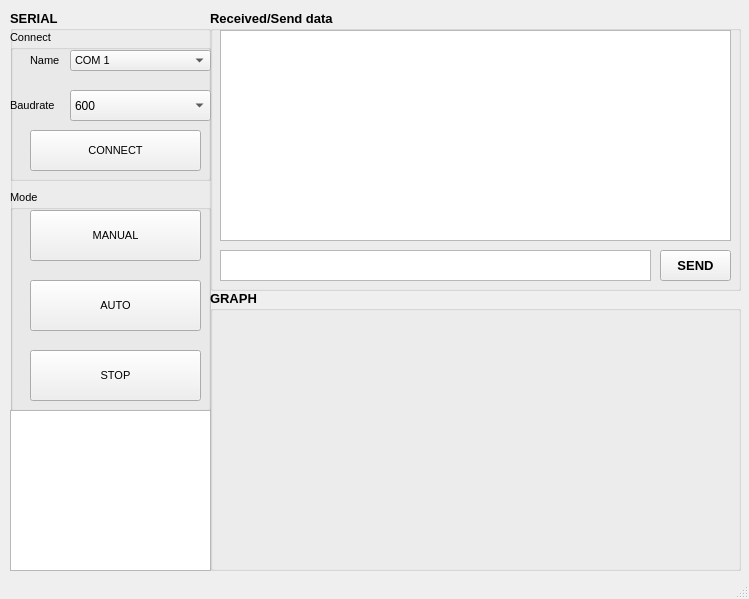
<?xml version="1.0" encoding="UTF-8"?>
<ui version="4.0">
 <class>MainWindow</class>
 <widget class="QMainWindow" name="MainWindow">
  <property name="geometry">
   <rect>
    <x>0</x>
    <y>0</y>
    <width>749</width>
    <height>599</height>
   </rect>
  </property>
  <property name="windowTitle">
   <string>MainWindow</string>
  </property>
  <widget class="QWidget" name="centralwidget">
   <widget class="QGroupBox" name="groupBox">
    <property name="geometry">
     <rect>
      <x>10</x>
      <y>10</y>
      <width>201</width>
      <height>561</height>
     </rect>
    </property>
    <property name="font">
     <font>
      <pointsize>10</pointsize>
      <weight>75</weight>
      <bold>true</bold>
     </font>
    </property>
    <property name="title">
     <string>SERIAL</string>
    </property>
    <property name="flat">
     <bool>false</bool>
    </property>
    <widget class="QGroupBox" name="groupBox_2">
     <property name="geometry">
      <rect>
       <x>0</x>
       <y>20</y>
       <width>201</width>
       <height>151</height>
      </rect>
     </property>
     <property name="font">
      <font>
       <pointsize>8</pointsize>
       <weight>50</weight>
       <bold>false</bold>
      </font>
     </property>
     <property name="title">
      <string>Connect</string>
     </property>
     <widget class="QLabel" name="label">
      <property name="geometry">
       <rect>
        <x>20</x>
        <y>20</y>
        <width>41</width>
        <height>21</height>
       </rect>
      </property>
      <property name="text">
       <string>Name</string>
      </property>
     </widget>
     <widget class="QComboBox" name="COM">
      <property name="geometry">
       <rect>
        <x>60</x>
        <y>20</y>
        <width>141</width>
        <height>21</height>
       </rect>
      </property>
      <item>
       <property name="text">
        <string>COM 1</string>
       </property>
      </item>
      <item>
       <property name="text">
        <string>COM 2</string>
       </property>
      </item>
      <item>
       <property name="text">
        <string>COM 3</string>
       </property>
      </item>
      <item>
       <property name="text">
        <string>COM 4</string>
       </property>
      </item>
      <item>
       <property name="text">
        <string>COM 5</string>
       </property>
      </item>
      <item>
       <property name="text">
        <string>COM 6</string>
       </property>
      </item>
     </widget>
     <widget class="QPushButton" name="pushButton">
      <property name="geometry">
       <rect>
        <x>20</x>
        <y>100</y>
        <width>171</width>
        <height>41</height>
       </rect>
      </property>
      <property name="text">
       <string>CONNECT</string>
      </property>
     </widget>
     <widget class="QLabel" name="label_2">
      <property name="geometry">
       <rect>
        <x>0</x>
        <y>60</y>
        <width>61</width>
        <height>31</height>
       </rect>
      </property>
      <property name="font">
       <font>
        <family>MS Shell Dlg 2</family>
        <pointsize>8</pointsize>
        <weight>50</weight>
        <bold>false</bold>
       </font>
      </property>
      <property name="text">
       <string>Baudrate</string>
      </property>
     </widget>
     <widget class="QComboBox" name="comboBox">
      <property name="geometry">
       <rect>
        <x>60</x>
        <y>60</y>
        <width>141</width>
        <height>31</height>
       </rect>
      </property>
      <property name="font">
       <font>
        <pointsize>9</pointsize>
       </font>
      </property>
      <item>
       <property name="text">
        <string>600</string>
       </property>
      </item>
      <item>
       <property name="text">
        <string>1200</string>
       </property>
      </item>
      <item>
       <property name="text">
        <string>2400</string>
       </property>
      </item>
      <item>
       <property name="text">
        <string>4800</string>
       </property>
      </item>
      <item>
       <property name="text">
        <string>9600</string>
       </property>
      </item>
      <item>
       <property name="text">
        <string>14400</string>
       </property>
      </item>
      <item>
       <property name="text">
        <string>19200</string>
       </property>
      </item>
      <item>
       <property name="text">
        <string>38400</string>
       </property>
      </item>
      <item>
       <property name="text">
        <string>56000</string>
       </property>
      </item>
      <item>
       <property name="text">
        <string>57600</string>
       </property>
      </item>
      <item>
       <property name="text">
        <string>115200</string>
       </property>
      </item>
     </widget>
    </widget>
    <widget class="QGroupBox" name="groupBox_3">
     <property name="geometry">
      <rect>
       <x>0</x>
       <y>180</y>
       <width>201</width>
       <height>221</height>
      </rect>
     </property>
     <property name="font">
      <font>
       <pointsize>8</pointsize>
       <weight>50</weight>
       <bold>false</bold>
      </font>
     </property>
     <property name="title">
      <string>Mode</string>
     </property>
     <widget class="QPushButton" name="Manual">
      <property name="geometry">
       <rect>
        <x>20</x>
        <y>20</y>
        <width>171</width>
        <height>51</height>
       </rect>
      </property>
      <property name="text">
       <string>MANUAL</string>
      </property>
     </widget>
     <widget class="QPushButton" name="Auto">
      <property name="geometry">
       <rect>
        <x>20</x>
        <y>90</y>
        <width>171</width>
        <height>51</height>
       </rect>
      </property>
      <property name="text">
       <string>AUTO</string>
      </property>
     </widget>
     <widget class="QPushButton" name="Stop">
      <property name="geometry">
       <rect>
        <x>20</x>
        <y>160</y>
        <width>171</width>
        <height>51</height>
       </rect>
      </property>
      <property name="text">
       <string>STOP</string>
      </property>
     </widget>
    </widget>
    <widget class="QGraphicsView" name="graphicsView">
     <property name="geometry">
      <rect>
       <x>0</x>
       <y>400</y>
       <width>201</width>
       <height>161</height>
      </rect>
     </property>
    </widget>
   </widget>
   <widget class="QGroupBox" name="groupBox_10">
    <property name="geometry">
     <rect>
      <x>210</x>
      <y>10</y>
      <width>531</width>
      <height>281</height>
     </rect>
    </property>
    <property name="font">
     <font>
      <family>MS Shell Dlg 2</family>
      <pointsize>10</pointsize>
      <weight>75</weight>
      <bold>true</bold>
     </font>
    </property>
    <property name="title">
     <string>Received/Send data</string>
    </property>
    <widget class="QTextBrowser" name="re_se_data">
     <property name="enabled">
      <bool>true</bool>
     </property>
     <property name="geometry">
      <rect>
       <x>10</x>
       <y>20</y>
       <width>511</width>
       <height>211</height>
      </rect>
     </property>
     <property name="sizePolicy">
      <sizepolicy hsizetype="Fixed" vsizetype="Fixed">
       <horstretch>0</horstretch>
       <verstretch>0</verstretch>
      </sizepolicy>
     </property>
     <property name="html">
      <string>&lt;!DOCTYPE HTML PUBLIC &quot;-//W3C//DTD HTML 4.0//EN&quot; &quot;http://www.w3.org/TR/REC-html40/strict.dtd&quot;&gt;
&lt;html&gt;&lt;head&gt;&lt;meta name=&quot;qrichtext&quot; content=&quot;1&quot; /&gt;&lt;style type=&quot;text/css&quot;&gt;
p, li { white-space: pre-wrap; }
&lt;/style&gt;&lt;/head&gt;&lt;body style=&quot; font-family:'MS Shell Dlg 2'; font-size:10pt; font-weight:600; font-style:normal;&quot;&gt;
&lt;p style=&quot;-qt-paragraph-type:empty; margin-top:0px; margin-bottom:0px; margin-left:0px; margin-right:0px; -qt-block-indent:0; text-indent:0px; font-size:8.25pt; font-weight:400;&quot;&gt;&lt;br /&gt;&lt;/p&gt;&lt;/body&gt;&lt;/html&gt;</string>
     </property>
    </widget>
    <widget class="QTextEdit" name="testsend">
     <property name="geometry">
      <rect>
       <x>10</x>
       <y>240</y>
       <width>431</width>
       <height>31</height>
      </rect>
     </property>
    </widget>
    <widget class="QPushButton" name="send">
     <property name="geometry">
      <rect>
       <x>450</x>
       <y>240</y>
       <width>71</width>
       <height>31</height>
      </rect>
     </property>
     <property name="text">
      <string>SEND</string>
     </property>
    </widget>
   </widget>
   <widget class="QGroupBox" name="groupBox_4">
    <property name="geometry">
     <rect>
      <x>210</x>
      <y>290</y>
      <width>531</width>
      <height>281</height>
     </rect>
    </property>
    <property name="font">
     <font>
      <pointsize>10</pointsize>
      <weight>75</weight>
      <bold>true</bold>
     </font>
    </property>
    <property name="title">
     <string>GRAPH</string>
    </property>
    <widget class="PlotWidget" name="xaxis" native="true">
     <property name="geometry">
      <rect>
       <x>10</x>
       <y>20</y>
       <width>511</width>
       <height>251</height>
      </rect>
     </property>
     <property name="sizePolicy">
      <sizepolicy hsizetype="Fixed" vsizetype="Fixed">
       <horstretch>0</horstretch>
       <verstretch>0</verstretch>
      </sizepolicy>
     </property>
     <widget class="PlotWidget" name="xaxis_3" native="true">
      <property name="geometry">
       <rect>
        <x>30</x>
        <y>230</y>
        <width>251</width>
        <height>231</height>
       </rect>
      </property>
      <property name="sizePolicy">
       <sizepolicy hsizetype="Fixed" vsizetype="Fixed">
        <horstretch>0</horstretch>
        <verstretch>0</verstretch>
       </sizepolicy>
      </property>
     </widget>
    </widget>
   </widget>
  </widget>
  <widget class="QStatusBar" name="statusbar"/>
 </widget>
 <customwidgets>
  <customwidget>
   <class>PlotWidget</class>
   <extends>QWidget</extends>
   <header>pyqtgraph</header>
   <container>1</container>
  </customwidget>
 </customwidgets>
 <resources/>
 <connections/>
</ui>
